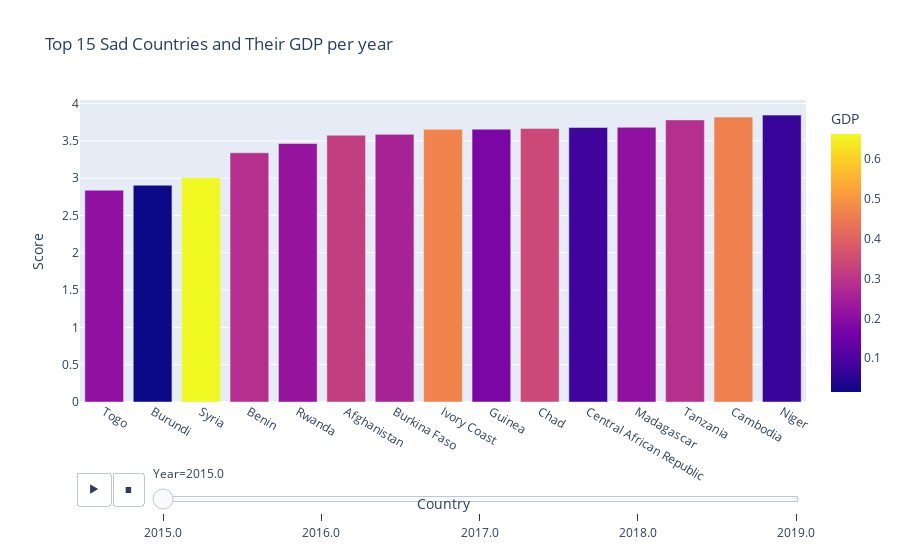

Write notebook code for a chart like this one.
### Markdown cell above
Over the years, Denmark always occupied one of the top 3 positions for happiest countries. Switzerland came down one position every year. Finland occupied 5th position in 2016 and 2017 year but jumped to 1st position for both 2018 and 2019 year which is a significant improvement. Also, Luxembourg was not in the top 15 for 2016-2018 year but in 2019 it came in the top 15 happiest countries.

### Code cell
# Creating data frames to plot top sad countries over the years
top_sad_countries_2015 = data2015.sort_values('Score', 
                                         ascending=False).tail(n=15)[::-1].reset_index(drop=True)

top_sad_countries_2016 = data2016.sort_values('Score', 
                                         ascending=False).tail(n=15)[::-1].reset_index(drop=True)

top_sad_countries_2017 = data2017.sort_values('Score', 
                                         ascending=False).tail(n=15)[::-1].reset_index(drop=True)

top_sad_countries_2018 = data2018.sort_values('Score', 
                                         ascending=False).tail(n=15)[::-1].reset_index(drop=True)

top_sad_countries_2019 = data2019.sort_values('Score', 
                                         ascending=False).tail(n=15)[::-1].reset_index(drop=True)

all_sad_countries = pd.concat([top_sad_countries_2015,top_sad_countries_2016,
                      top_sad_countries_2017, top_sad_countries_2018,
                      top_sad_countries_2019], ignore_index=True)

# Visualization of the top sad countries
px.bar(data_frame = all_sad_countries, 
       x = 'Country', 
       y = 'Score', 
       animation_frame = 'Year', 
       color = 'GDP', 
       title = 'Top 15 Sad Countries and Their GDP per year')

### Figure 1 — Plotly figure (JSON) as saved in the notebook; plotly's stock layout.template omitted (floating-point values rounded to 4 significant figures)
{"data": [{"alignmentgroup": "True", "hovertemplate": "Year=2015.0<br>Country=%{x}<br>Score=%{y}<br>GDP=%{marker.color}<extra></extra>", "legendgroup": "", "marker": {"color": [0.2087, 0.0153, 0.6632, 0.2867, 0.2221, 0.3198, 0.2581, 0.4653, 0.1742, 0.3419, 0.0785, 0.2082, 0.2852, 0.4604, 0.0694], "coloraxis": "coloraxis"}, "name": "", "offsetgroup": "", "orientation": "v", "showlegend": false, "textposition": "auto", "type": "bar", "x": ["Togo", "Burundi", "Syria", "Benin", "Rwanda", "Afghanistan", "Burkina Faso", "Ivory Coast", "Guinea", "Chad", "Central African Republic", "Madagascar", "Tanzania", "Cambodia", "Niger"], "xaxis": "x", "y": [2.839, 2.905, 3.006, 3.34, 3.465, 3.575, 3.587, 3.655, 3.656, 3.667, 3.678, 3.681, 3.781, 3.819, 3.845], "yaxis": "y"}], "layout": {"barmode": "relative", "coloraxis": {"colorbar": {"title": {"text": "GDP"}}, "colorscale": [[0, "#0d0887"], [0.1111, "#46039f"], [0.2222, "#7201a8"], [0.3333, "#9c179e"], [0.4444, "#bd3786"], [0.5556, "#d8576b"], [0.6667, "#ed7953"], [0.7778, "#fb9f3a"], [0.8889, "#fdca26"], [1, "#f0f921"]]}, "legend": {"tracegroupgap": 0}, "sliders": [{"active": 0, "currentvalue": {"prefix": "Year="}, "len": 0.9, "pad": {"b": 10, "t": 60}, "steps": [{"args": [["2015.0"], {"frame": {"duration": 0, "redraw": true}, "fromcurrent": true, "mode": "immediate", "transition": {"duration": 0, "easing": "linear"}}], "label": "2015.0", "method": "animate"}, {"args": [["2016.0"], {"frame": {"duration": 0, "redraw": true}, "fromcurrent": true, "mode": "immediate", "transition": {"duration": 0, "easing": "linear"}}], "label": "2016.0", "method": "animate"}, {"args": [["2017.0"], {"frame": {"duration": 0, "redraw": true}, "fromcurrent": true, "mode": "immediate", "transition": {"duration": 0, "easing": "linear"}}], "label": "2017.0", "method": "animate"}, {"args": [["2018.0"], {"frame": {"duration": 0, "redraw": true}, "fromcurrent": true, "mode": "immediate", "transition": {"duration": 0, "easing": "linear"}}], "label": "2018.0", "method": "animate"}, {"args": [["2019.0"], {"frame": {"duration": 0, "redraw": true}, "fromcurrent": true, "mode": "immediate", "transition": {"duration": 0, "easing": "linear"}}], "label": "2019.0", "method": "animate"}], "x": 0.1, "xanchor": "left", "y": 0, "yanchor": "top"}], "title": {"text": "Top 15 Sad Countries and Their GDP per year"}, "updatemenus": [{"buttons": [{"args": [null, {"frame": {"duration": 500, "redraw": true}, "fromcurrent": true, "mode": "immediate", "transition": {"duration": 500, "easing": "linear"}}], "label": "&#9654;", "method": "animate"}, {"args": [[null], {"frame": {"duration": 0, "redraw": true}, "fromcurrent": true, "mode": "immediate", "transition": {"duration": 0, "easing": "linear"}}], "label": "&#9724;", "method": "animate"}], "direction": "left", "pad": {"r": 10, "t": 70}, "showactive": false, "type": "buttons", "x": 0.1, "xanchor": "right", "y": 0, "yanchor": "top"}], "xaxis": {"anchor": "y", "domain": [0, 1], "title": {"text": "Country"}}, "yaxis": {"anchor": "x", "domain": [0, 1], "title": {"text": "Score"}}}}
